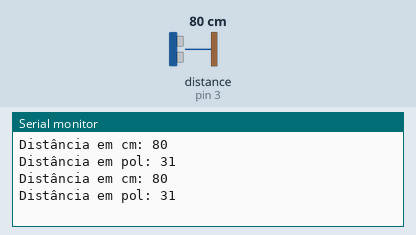
Bench run of a sketch on a simulated Arduino Uno, built with avr-gcc and run on an emulated ATmega328P. On the bench: the last lines printed to the serial monitor. The inputs (shaded band) are chosen by the test bench; at power-on: distance to the obstacle (sensor on pin 3) 80 cm.

Above: at 1.2 s.
1.3 s: distance to the obstacle (sensor on pin 3) set to 2 cm
At 2.6 s:
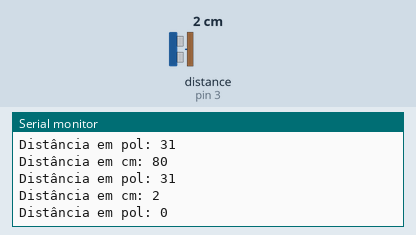
2.8 s: distance to the obstacle (sensor on pin 3) set to 4 cm
At 3.8 s:
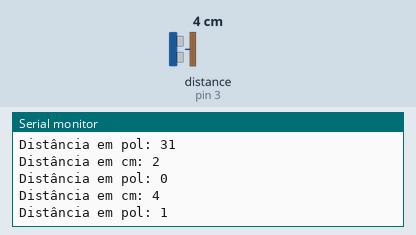
Timing chart, 0 to 5.8 s (numbered marks = the images above; inputs shaded):
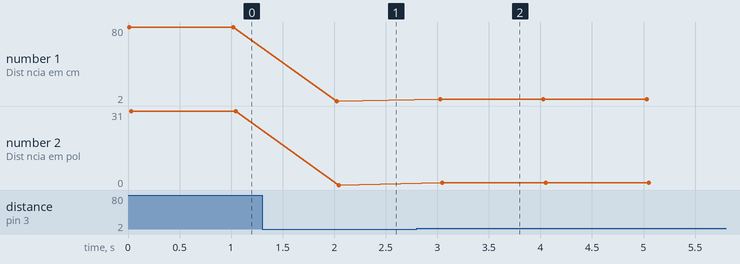

The sketch:

sensor-ultrassonico.ino
```cpp
#include <Ultrasonic.h>

Ultrasonic sensor(2, 3);

void setup() {
  Serial.begin(9600);
}

void loop() {
  int distCm = sensor.read(CM);
  int distIn = sensor.read(INC);

  Serial.println("Distância em cm: " + String(distCm));
  Serial.println("Distância em pol: " + String(distIn));
  delay(1000);
}
```

Measured:
- after the input at 1.3 s, the serial monitor: prints a new line after 0.72 s (image 1)
- after the input at 2.8 s, the serial monitor: prints a new line after 0.23 s (image 2)
- plotted number 1: 80 → 2 after the input at 1.3 s, 2 → 4 after the input at 2.8 s
- plotted number 2: 31 → 0 after the input at 1.3 s, 0 → 1 after the input at 2.8 s
